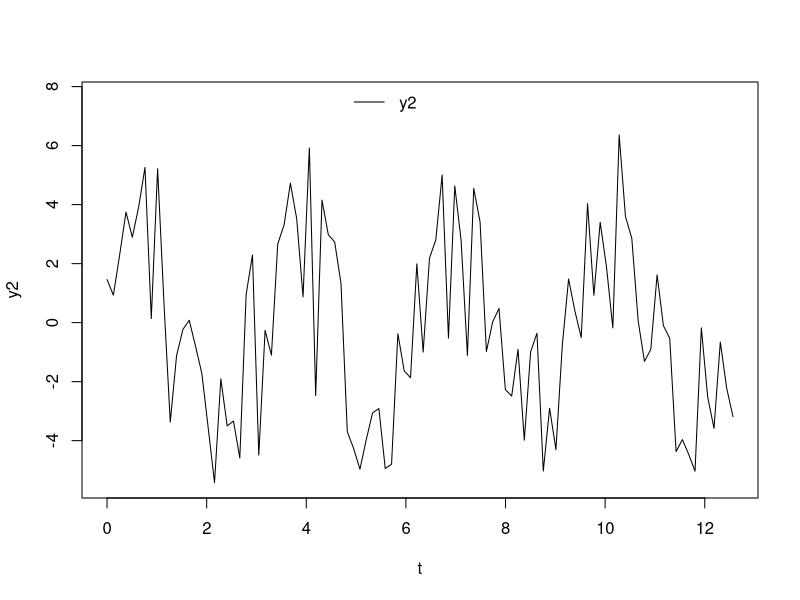

The R source for this figure: (Note: this script raises an error after producing the figure.)
## KALMAN FILTER SINUSOID ##

### Equation: y=a*sin(b*t)+c.unif*amp
# variables
n <- 100 # number of data points
t <- seq(0,4*pi,,100)
a <- 3
b <- 2
c.norm <- rnorm(n)
amp <- 2

# generate data and calculate "y"
set.seed(1)
y2 <- a*sin(b*t)+c.norm*amp # Gaussian/normal error

# plot results
plot(t, y2, t="l", ylim=range(y2)*c(1,1.2))
legend("top", legend=c("y2"), col=1:2, lty=1, ncol=2, bty="n")

y <- y2
filtered_sentiment <- kalman_filter(y)
plot(t, y2, ylim=range(y2)*c(1,1.2))
lines(t,ts(filtered_sentiment[[1]]$att[1, ], start = start(filtered_sentiment[[2]]), frequency = frequency(filtered_sentiment[[2]])), col = "red",type="line")
